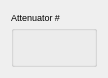
<?xml version="1.0" encoding="UTF-8"?>
<ui version="4.0">
 <class>Attenuator</class>
 <widget class="TaurusWidget" name="Attenuator">
  <property name="geometry">
   <rect>
    <x>0</x>
    <y>0</y>
    <width>108</width>
    <height>78</height>
   </rect>
  </property>
  <property name="windowTitle">
   <string>Form</string>
  </property>
  <layout class="QGridLayout" name="gridLayout">
   <item row="0" column="0">
    <widget class="TaurusGroupBox" name="attenuatorGroup">
     <property name="font">
      <font>
       <pointsize>7</pointsize>
      </font>
     </property>
     <property name="title">
      <string>Attenuator #</string>
     </property>
     <layout class="QGridLayout" name="gridLayout_2">
      <property name="margin">
       <number>0</number>
      </property>
      <item row="0" column="0">
       <widget class="TaurusLabel" name="statusValue"/>
      </item>
      <item row="1" column="0">
       <widget class="TaurusLabel" name="AttrValue"/>
      </item>
     </layout>
    </widget>
   </item>
  </layout>
 </widget>
 <customwidgets>
  <customwidget>
   <class>TaurusWidget</class>
   <extends>QWidget</extends>
   <header>taurus.qt.qtgui.container</header>
   <container>1</container>
  </customwidget>
  <customwidget>
   <class>TaurusLabel</class>
   <extends>QLabel</extends>
   <header>taurus.qt.qtgui.display</header>
  </customwidget>
  <customwidget>
   <class>TaurusGroupBox</class>
   <extends>QGroupBox</extends>
   <header>taurus.qt.qtgui.container</header>
   <container>1</container>
  </customwidget>
 </customwidgets>
 <resources/>
 <connections/>
</ui>
